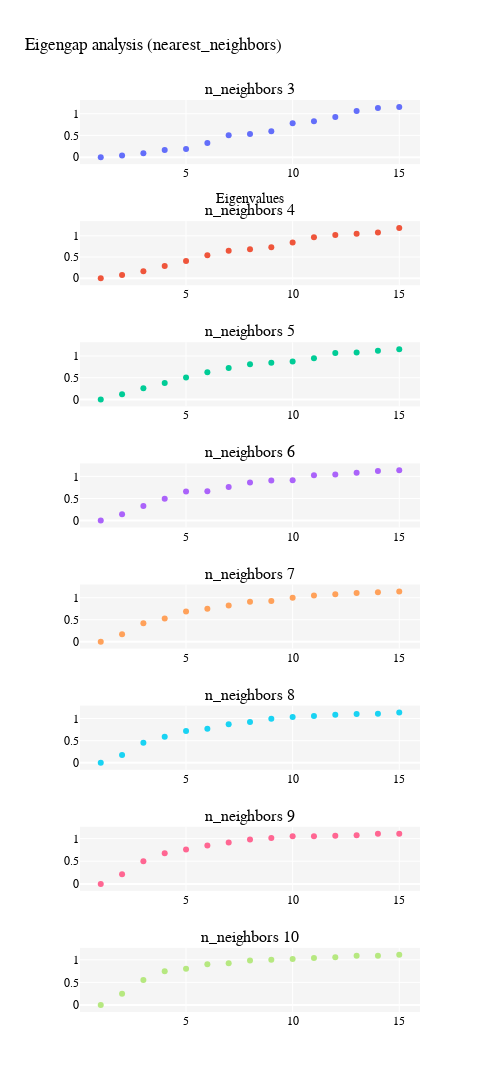

Notebook code for this chart:
### Markdown cell above
### 4.1.2 Check number of clusters with different parameters for data_dac_reduced

#### Eigengap

### Code cell
eigen_vals_dac_neighbors = get_eig_vals(
                                data_dac_reduced.iloc[:, :max_dims_dac],
                                "nearest_neighbors", n_neighbors
                            )

fig_eig3 = show_eig_gaps(eigen_vals_dac_neighbors, "nearest_neighbors")
fig_eig3.show()

### Figure 1 — Plotly figure (JSON) as saved in the notebook; plotly's stock layout.template omitted (floating-point values rounded to 4 significant figures)
{"data": [{"hovertemplate": "%{x}<extra></extra>", "mode": "markers", "type": "scatter", "x": [1, 2, 3, 4, 5, 6, 7, 8, 9, 10, 11, 12, 13, 14, 15], "xaxis": "x", "y": [1.11e-15, 0.04021, 0.09077, 0.1659, 0.1899, 0.3288, 0.5046, 0.5341, 0.5951, 0.7805, 0.8266, 0.9257, 1.065, 1.13, 1.155], "yaxis": "y"}, {"hovertemplate": "%{x}<extra></extra>", "mode": "markers", "type": "scatter", "x": [1, 2, 3, 4, 5, 6, 7, 8, 9, 10, 11, 12, 13, 14, 15], "xaxis": "x2", "y": [6.661e-16, 0.07952, 0.167, 0.292, 0.407, 0.5418, 0.6488, 0.6805, 0.7296, 0.8424, 0.9658, 1.017, 1.051, 1.079, 1.181], "yaxis": "y2"}, {"hovertemplate": "%{x}<extra></extra>", "mode": "markers", "type": "scatter", "x": [1, 2, 3, 4, 5, 6, 7, 8, 9, 10, 11, 12, 13, 14, 15], "xaxis": "x3", "y": [6.661e-16, 0.1165, 0.2559, 0.3812, 0.5079, 0.6276, 0.7231, 0.8098, 0.8474, 0.876, 0.949, 1.068, 1.084, 1.12, 1.157], "yaxis": "y3"}, {"hovertemplate": "%{x}<extra></extra>", "mode": "markers", "type": "scatter", "x": [1, 2, 3, 4, 5, 6, 7, 8, 9, 10, 11, 12, 13, 14, 15], "xaxis": "x4", "y": [8.882e-16, 0.142, 0.3293, 0.4916, 0.6568, 0.6613, 0.761, 0.8622, 0.9093, 0.9147, 1.028, 1.046, 1.083, 1.122, 1.138], "yaxis": "y4"}, {"hovertemplate": "%{x}<extra></extra>", "mode": "markers", "type": "scatter", "x": [1, 2, 3, 4, 5, 6, 7, 8, 9, 10, 11, 12, 13, 14, 15], "xaxis": "x5", "y": [1.554e-15, 0.17, 0.4162, 0.5294, 0.6868, 0.7497, 0.824, 0.9074, 0.9256, 0.9963, 1.047, 1.079, 1.108, 1.121, 1.141], "yaxis": "y5"}, {"hovertemplate": "%{x}<extra></extra>", "mode": "markers", "type": "scatter", "x": [1, 2, 3, 4, 5, 6, 7, 8, 9, 10, 11, 12, 13, 14, 15], "xaxis": "x6", "y": [1.11e-15, 0.1779, 0.4538, 0.5889, 0.721, 0.7663, 0.8682, 0.9214, 0.9964, 1.035, 1.054, 1.084, 1.1, 1.109, 1.134], "yaxis": "y6"}, {"hovertemplate": "%{x}<extra></extra>", "mode": "markers", "type": "scatter", "x": [1, 2, 3, 4, 5, 6, 7, 8, 9, 10, 11, 12, 13, 14, 15], "xaxis": "x7", "y": [1.776e-15, 0.2149, 0.5015, 0.6779, 0.7594, 0.8484, 0.916, 0.9789, 1.014, 1.051, 1.054, 1.064, 1.074, 1.107, 1.108], "yaxis": "y7"}, {"hovertemplate": "%{x}<extra></extra>", "mode": "markers", "type": "scatter", "x": [1, 2, 3, 4, 5, 6, 7, 8, 9, 10, 11, 12, 13, 14, 15], "xaxis": "x8", "y": [1.554e-15, 0.2497, 0.5526, 0.7481, 0.8035, 0.8996, 0.9244, 0.9865, 0.9988, 1.02, 1.042, 1.055, 1.088, 1.092, 1.11], "yaxis": "y8"}], "layout": {"annotations": [{"font": {"size": 16}, "showarrow": false, "text": "n_neighbors 3", "x": 0.5, "xanchor": "center", "xref": "paper", "y": 1, "yanchor": "bottom", "yref": "paper"}, {"font": {"size": 16}, "showarrow": false, "text": "n_neighbors 4", "x": 0.5, "xanchor": "center", "xref": "paper", "y": 0.8672, "yanchor": "bottom", "yref": "paper"}, {"font": {"size": 16}, "showarrow": false, "text": "n_neighbors 5", "x": 0.5, "xanchor": "center", "xref": "paper", "y": 0.7344, "yanchor": "bottom", "yref": "paper"}, {"font": {"size": 16}, "showarrow": false, "text": "n_neighbors 6", "x": 0.5, "xanchor": "center", "xref": "paper", "y": 0.6016, "yanchor": "bottom", "yref": "paper"}, {"font": {"size": 16}, "showarrow": false, "text": "n_neighbors 7", "x": 0.5, "xanchor": "center", "xref": "paper", "y": 0.4688, "yanchor": "bottom", "yref": "paper"}, {"font": {"size": 16}, "showarrow": false, "text": "n_neighbors 8", "x": 0.5, "xanchor": "center", "xref": "paper", "y": 0.3359, "yanchor": "bottom", "yref": "paper"}, {"font": {"size": 16}, "showarrow": false, "text": "n_neighbors 9", "x": 0.5, "xanchor": "center", "xref": "paper", "y": 0.2031, "yanchor": "bottom", "yref": "paper"}, {"font": {"size": 16}, "showarrow": false, "text": "n_neighbors 10", "x": 0.5, "xanchor": "center", "xref": "paper", "y": 0.07031, "yanchor": "bottom", "yref": "paper"}], "font": {"color": "black", "family": "Montserrat", "size": 12}, "height": 2600, "plot_bgcolor": "rgb(245, 245, 245)", "showlegend": false, "title": {"text": "Eigengap analysis (nearest_neighbors)"}, "width": 500, "xaxis": {"anchor": "y", "domain": [0, 1], "title": {"text": "Eigenvalues"}}, "xaxis2": {"anchor": "y2", "domain": [0, 1]}, "xaxis3": {"anchor": "y3", "domain": [0, 1]}, "xaxis4": {"anchor": "y4", "domain": [0, 1]}, "xaxis5": {"anchor": "y5", "domain": [0, 1]}, "xaxis6": {"anchor": "y6", "domain": [0, 1]}, "xaxis7": {"anchor": "y7", "domain": [0, 1]}, "xaxis8": {"anchor": "y8", "domain": [0, 1]}, "yaxis": {"anchor": "x", "domain": [0.9297, 1]}, "yaxis2": {"anchor": "x2", "domain": [0.7969, 0.8672]}, "yaxis3": {"anchor": "x3", "domain": [0.6641, 0.7344]}, "yaxis4": {"anchor": "x4", "domain": [0.5312, 0.6016]}, "yaxis5": {"anchor": "x5", "domain": [0.3984, 0.4688]}, "yaxis6": {"anchor": "x6", "domain": [0.2656, 0.3359]}, "yaxis7": {"anchor": "x7", "domain": [0.1328, 0.2031]}, "yaxis8": {"anchor": "x8", "domain": [0, 0.07031]}}}
